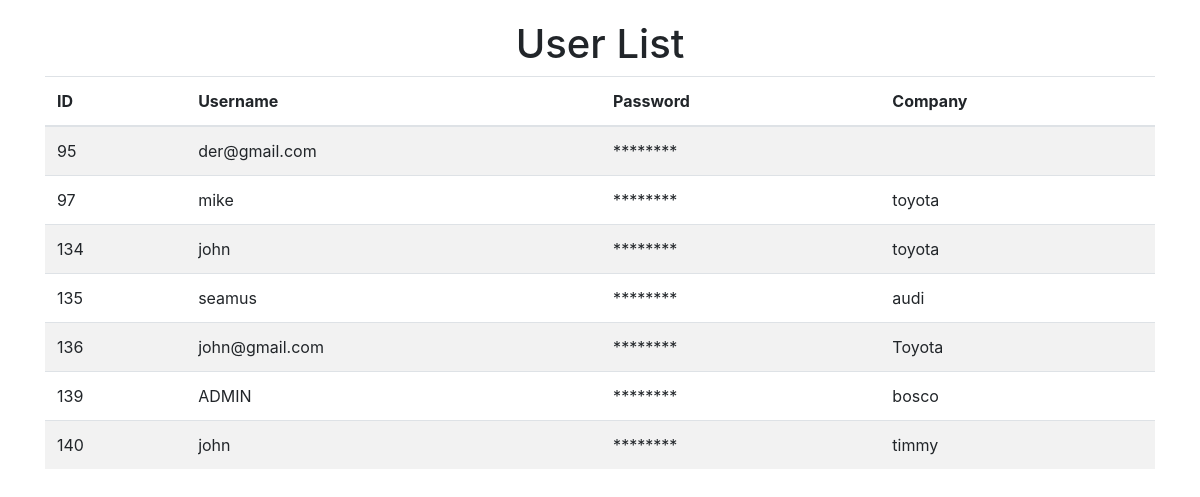
The page /viewUsers.php on the database its author committed.
### tables this page shows
CREATE TABLE `users` (
  `ID` int(255) NOT NULL AUTO_INCREMENT,
  `IV` varchar(255) NOT NULL,
  `username` varchar(255) NOT NULL,
  `password` varchar(255) NOT NULL,
  `company` varchar(255) NOT NULL,
  PRIMARY KEY (`ID`)
);

### viewUsers.php (the view, shortened to what this page needs)
<!DOCTYPE html>
<html>
  <head>
    <link rel="stylesheet" href="https://maxcdn.bootstrapcdn.com/bootstrap/4.0.0/css/bootstrap.min.css">
  </head>
  <body>
    <div class="container">
      <h1 class="text-center">User List</h1>
      <table class="table table-striped">
        <thead>
          <tr>
            <th>ID</th>
            <th>Username</th>
            <th>Password</th>
            <th>Company</th>
          </tr>
        </thead>
        <tbody>
        <?php
              include_once 'conn.php';
              $ciphering = "AES-128-CTR";
              $encryption_key = "crypto";
              $options = 0;
              $sql = "SELECT * FROM users";
              $stmt = mysqli_prepare($conn, $sql);
              mysqli_stmt_execute($stmt);
              $result = mysqli_stmt_get_result($stmt);
              while ($row = mysqli_fetch_assoc($result)) {
                  $encryption_iv = hex2bin($row['IV']);
                  $username = openssl_decrypt($row['username'], $ciphering, $encryption_key, $options, $encryption_iv);
                  $company = openssl_decrypt($row['company'], $ciphering, $encryption_key, $options, $encryption_iv);
                  echo "<tr>";
                  echo "<td>" . $row['ID'] . "</td>";
                  echo "<td>" . $username . "</td>";
                  echo "<td>" . "********" . "</td>";
                  echo "<td>" . $company . "</td>";
                  echo "</tr>";
              }
          ?>
        </tbody>
      </table>
    </div>
  </body>
</html>

### viewUsers.php (style rules this page uses)
.container { margin-top: 20px; }

### rows shown on the page
users: ID "95", username "der@gmail.com"
users: ID "97", username "mike", company "toyota"
users: ID "134", username "john", company "toyota"
users: ID "135", username "seamus", company "audi"
users: ID "136", username "john@gmail.com", company "Toyota"
users: ID "139", username "ADMIN", company "bosco"
users: ID "140", username "john", company "timmy"
